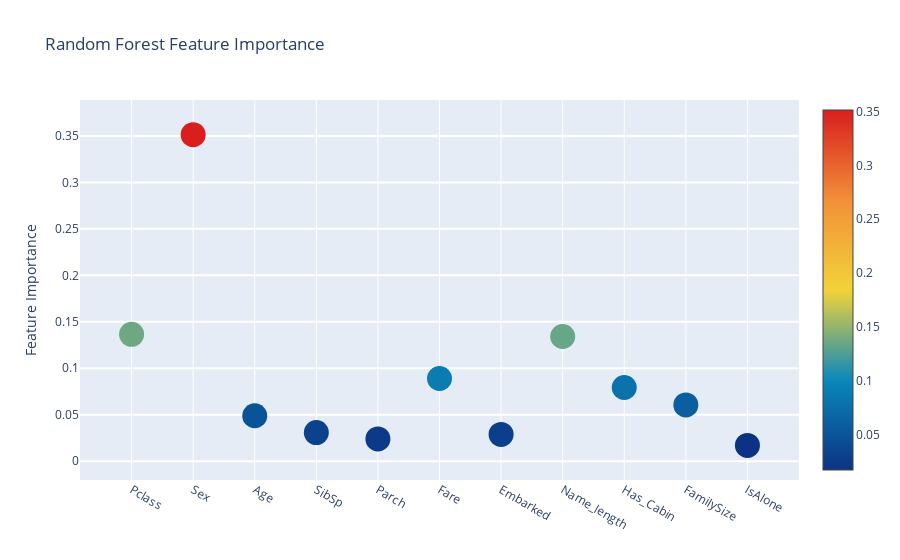

Source (notebook cell):
### Code cell
#plot feature importances
# Scatter plot 
trace = go.Scatter(
    y = feature_dataframe['Random Forest feature importances'].values,
    x = feature_dataframe['features'].values,
    mode='markers',
    marker=dict(
        sizemode = 'diameter',
        sizeref = 1,
        size = 25,
#       size= feature_dataframe['AdaBoost feature importances'].values,
        #color = np.random.randn(500), #set color equal to a variable
        color = feature_dataframe['Random Forest feature importances'].values,
        colorscale='Portland',
        showscale=True
    ),
    text = feature_dataframe['features'].values
)
data = [trace]

layout= go.Layout(
    autosize= True,
    title= 'Random Forest Feature Importance',
    hovermode= 'closest',
#     xaxis= dict(
#         title= 'Pop',
#         ticklen= 5,
#         zeroline= False,
#         gridwidth= 2,
#     ),
    yaxis=dict(
        title= 'Feature Importance',
        ticklen= 5,
        gridwidth= 2
    ),
    showlegend= False
)
fig = go.Figure(data=data, layout=layout)
py.iplot(fig,filename='scatter2010')

### Figure 1 — Plotly figure (JSON) as saved in the notebook; plotly's stock layout.template omitted (floating-point values rounded to 4 significant figures)
{"data": [{"marker": {"color": [0.1365, 0.3514, 0.04883, 0.03071, 0.02394, 0.08895, 0.02874, 0.1341, 0.07928, 0.06052, 0.01698], "colorscale": [[0, "rgb(12,51,131)"], [0.25, "rgb(10,136,186)"], [0.5, "rgb(242,211,56)"], [0.75, "rgb(242,143,56)"], [1, "rgb(217,30,30)"]], "showscale": true, "size": 25, "sizemode": "diameter", "sizeref": 1}, "mode": "markers", "text": ["Pclass", "Sex", "Age", "SibSp", "Parch", "Fare", "Embarked", "Name_length", "Has_Cabin", "FamilySize", "IsAlone"], "type": "scatter", "x": ["Pclass", "Sex", "Age", "SibSp", "Parch", "Fare", "Embarked", "Name_length", "Has_Cabin", "FamilySize", "IsAlone"], "y": [0.1365, 0.3514, 0.04883, 0.03071, 0.02394, 0.08895, 0.02874, 0.1341, 0.07928, 0.06052, 0.01698]}], "layout": {"autosize": true, "hovermode": "closest", "showlegend": false, "title": {"text": "Random Forest Feature Importance"}, "yaxis": {"gridwidth": 2, "ticklen": 5, "title": {"text": "Feature Importance"}}}}
